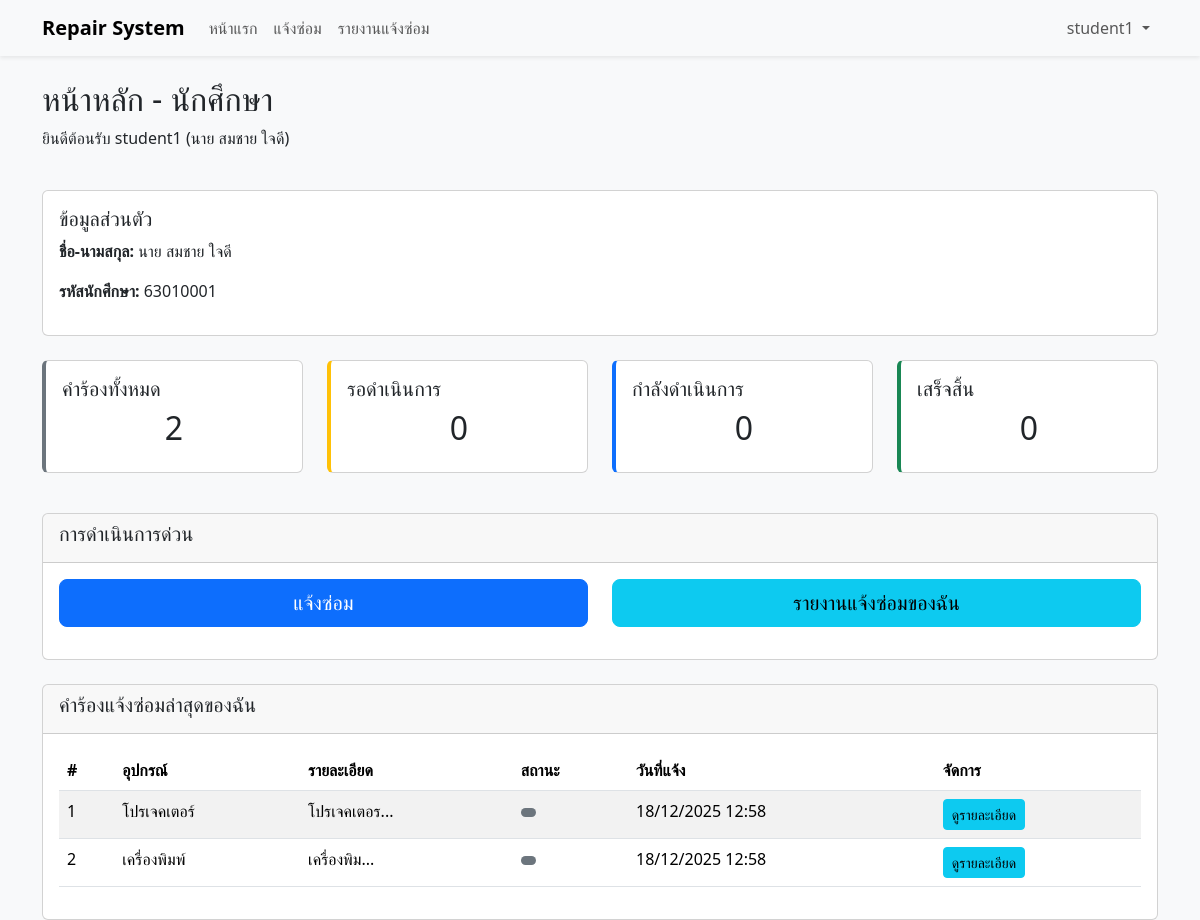
The app's page /frontend/student/index.php (signed in) with its own data.
### tables this page shows
CREATE TABLE student (
    id INT AUTO_INCREMENT PRIMARY KEY,
    title VARCHAR(10) NOT NULL,
    firstname VARCHAR(255) NOT NULL,
    lastname VARCHAR(255) NOT NULL,
    student_id VARCHAR(50) NOT NULL UNIQUE,
    auth_id INT NOT NULL,
    created_at TIMESTAMP DEFAULT CURRENT_TIMESTAMP,
    FOREIGN KEY (auth_id) REFERENCES auth(id) ON DELETE CASCADE
);

CREATE TABLE repair (
    id INT AUTO_INCREMENT PRIMARY KEY,
    student_id INT NOT NULL,
    equipment_id INT NOT NULL,
    details TEXT NOT NULL,
    image VARCHAR(255),
    status ENUM('รอซ่อม', 'กำลังซ้อม', 'เสร็จสิ้น') DEFAULT 'รอซ่อม',
    technical_id INT NULL,
    created_at TIMESTAMP DEFAULT CURRENT_TIMESTAMP,
    updated_at TIMESTAMP DEFAULT CURRENT_TIMESTAMP ON UPDATE CURRENT_TIMESTAMP,
    FOREIGN KEY (student_id) REFERENCES student(id) ON DELETE RESTRICT,
    FOREIGN KEY (equipment_id) REFERENCES equipment(id) ON DELETE RESTRICT,
    FOREIGN KEY (technical_id) REFERENCES technical(id) ON DELETE SET NULL
);

CREATE TABLE equipment (
    id INT AUTO_INCREMENT PRIMARY KEY,
    name VARCHAR(255) NOT NULL UNIQUE,
    created_at TIMESTAMP DEFAULT CURRENT_TIMESTAMP
);

### frontend/student/index.php (the view, shortened to what this page needs)
<?php
require_once('../../configs/connect.php');
$student_id = $_SESSION['auth_id'];
$student_stmt = $conn->prepare("SELECT * FROM student WHERE auth_id = :auth_id");
$student_stmt->execute([':auth_id' => $student_id]);
$student = $student_stmt->fetch(PDO::FETCH_ASSOC);
$stats = [];
$stmt = $conn->prepare("SELECT COUNT(*) as count FROM repair WHERE student_id = :student_id");
$stmt->execute([':student_id' => $student['id']]);
$stats['total_repairs'] = $stmt->fetch(PDO::FETCH_ASSOC)['count'];
$stmt = $conn->prepare("SELECT COUNT(*) as count FROM repair WHERE student_id = :student_id AND status = 'pending'");
$stmt->execute([':student_id' => $student['id']]);
$stats['pending_repairs'] = $stmt->fetch(PDO::FETCH_ASSOC)['count'];
$stmt = $conn->prepare("SELECT COUNT(*) as count FROM repair WHERE student_id = :student_id AND status = 'in_progress'");
$stmt->execute([':student_id' => $student['id']]);
$stats['in_progress_repairs'] = $stmt->fetch(PDO::FETCH_ASSOC)['count'];
$stmt = $conn->prepare("SELECT COUNT(*) as count FROM repair WHERE student_id = :student_id AND status = 'completed'");
$stmt->execute([':student_id' => $student['id']]);
$stats['completed_repairs'] = $stmt->fetch(PDO::FETCH_ASSOC)['count'];
?>
<!DOCTYPE html>
<html lang="th">
<head>
    <link href="https://cdn.jsdelivr.net/npm/bootstrap@5.3.2/dist/css/bootstrap.min.css" rel="stylesheet">
</head>
<body class="bg-light">
    <?php include_once('../../frontend/layouts/navbar.php'); ?>
    <div class="container mt-4">
        <div class="row mb-4">
            <div class="col-12">
                <h2>หน้าหลัก - นักศึกษา</h2>
                <p>ยินดีต้อนรับ <?= htmlspecialchars($_SESSION['username']) ?> (<?= htmlspecialchars($student['title'] . ' ' . $student['firstname'] . ' ' . $student['lastname']) ?>)</p>
            </div>
        </div>
        <div class="row mb-4">
            <div class="col-12">
                <div class="card">
                    <div class="card-body">
                        <h5>ข้อมูลส่วนตัว</h5>
                        <div class="row">
                            <div class="col-md-6">
                                <p><strong>ชื่อ-นามสกุล:</strong> <?= htmlspecialchars($student['title'] . ' ' . $student['firstname'] . ' ' . $student['lastname']) ?></p>
                                <p><strong>รหัสนักศึกษา:</strong> <?= htmlspecialchars($student['student_id']) ?></p>
                            </div>
                        </div>
                    </div>
                </div>
            </div>
        </div>
        <div class="row mb-4">
            <div class="col-md-3 mb-3">
                <div class="card dashboard-card card-total h-100">
                    <div class="card-body">
                        <h5 class="card-title">คำร้องทั้งหมด</h5>
                        <h2 class="text-center"><?= $stats['total_repairs'] ?></h2>
                    </div>
                </div>
            </div>
            <div class="col-md-3 mb-3">
                <div class="card dashboard-card card-pending h-100">
                    <div class="card-body">
                        <h5 class="card-title">รอดำเนินการ</h5>
                        <h2 class="text-center"><?= $stats['pending_repairs'] ?></h2>
                    </div>
                </div>
            </div>
            <div class="col-md-3 mb-3">
                <div class="card dashboard-card card-in-progress h-100">
                    <div class="card-body">
                        <h5 class="card-title">กำลังดำเนินการ</h5>
                        <h2 class="text-center"><?= $stats['in_progress_repairs'] ?></h2>
                    </div>
                </div>
            </div>
            <div class="col-md-3 mb-3">
                <div class="card dashboard-card card-completed h-100">
                    <div class="card-body">
                        <h5 class="card-title">เสร็จสิ้น</h5>
                        <h2 class="text-center"><?= $stats['completed_repairs'] ?></h2>
                    </div>
                </div>
            </div>
        </div>
        <div class="row">
            <div class="col-12">
                <div class="card">
                    <div class="card-header">
                        <h5>การดำเนินการด่วน</h5>
                    </div>
                    <div class="card-body">
                        <div class="row">
                            <div class="col-md-6 text-center mb-3">
                                <a href="create-repair.php" class="btn btn-primary btn-lg w-100">
                                    <i class="fas fa-tools"></i> แจ้งซ่อม
                                </a>
                            </div>
                            <div class="col-md-6 text-center mb-3">
                                <a href="my-repairs.php" class="btn btn-info btn-lg w-100">
                                    <i class="fas fa-list"></i> รายงานแจ้งซ่อมของฉัน
                                </a>
                            </div>
                        </div>
                    </div>
                </div>
            </div>
        </div>
        <div class="row mt-4">
            <div class="col-12">
                <div class="card">
                    <div class="card-header">
                        <h5>คำร้องแจ้งซ่อมล่าสุดของฉัน</h5>
                    </div>
                    <div class="card-body">
                        <div class="table-responsive">
                            <table class="table table-striped">
                                <thead>
                                    <tr>
                                        <th>#</th>
                                        <th>อุปกรณ์</th>
                                        <th>รายละเอียด</th>
                                        <th>สถานะ</th>
                                        <th>วันที่แจ้ง</th>
                                        <th>จัดการ</th>
                                    </tr>
                                </thead>
                                <tbody>
                                    <?php
                                    $stmt = $conn->prepare("
                                        SELECT r.*, e.name as equipment_name
                                        FROM repair r
                                        LEFT JOIN equipment e ON r.equipment_id = e.id
                                        WHERE r.student_id = :student_id
                                        ORDER BY r.created_at DESC
                                        LIMIT 5
                                    ");
                                    $stmt->execute([':student_id' => $student['id']]);
                                    $recent_repairs = $stmt->fetchAll();
                                    ?>
                                    <?php if (count($recent_repairs) > 0): ?>
                                        <?php foreach ($recent_repairs as $index => $repair): ?>
                                            <tr>
                                                <td><?= $repair['id'] ?></td>
                                                <td><?= htmlspecialchars($repair['equipment_name']) ?></td>
                                                <td><?= htmlspecialchars(substr($repair['details'], 0, 30)) ?>...</td>
                                                <td>
                                                    <span class="badge
                                                        <?php
                                                            switch($repair['status']) {
                                                                default: echo 'bg-secondary';
                                                            }
                                                        ?>
                                                    ">
                                                    </span>
                                                </td>
                                                <td><?= date('d/m/Y H:i', strtotime($repair['created_at'])) ?></td>
                                                <td>
                                                    <a href="view_repair.php?id=<?= $repair['id'] ?>"
                                                       class="btn btn-sm btn-info">ดูรายละเอียด</a>
                                                </td>
                                            </tr>
                                        <?php endforeach; ?>
                                    <?php else: ?>
                                        <tr>
                                            <td colspan="6" class="text-center">ไม่มีข้อมูลคำร้อง</td>
                                        </tr>
                                    <?php endif; ?>
                                </tbody>
                            </table>
                        </div>
                    </div>
                </div>
            </div>
        </div>
    </div>
</body>
</html>

### frontend/student/index.php (style rules this page uses)
.dashboard-card { border-left: 4px solid; transition: transform 0.2s; }
.card-total { border-left-color: #6c757d; }
.card-pending { border-left-color: #ffc107; }
.card-in-progress { border-left-color: #0d6efd; }
.card-completed { border-left-color: #198754; }

### records on screen
student: title+firstname+lastname "นาย สมชาย ใจดี", student "63010001"
repair: id "1", equipment.name "โปรเจคเตอร์", details "โปรเจคเตอร", created_at "18/12/2025 12:58"
repair: id "2", equipment.name "เครื่องพิมพ์", details "เครื่องพิม", created_at "18/12/2025 12:58"

### other values on screen
$_SESSION['username'] "student1"
$stats['total_repairs'] "2"
$stats['pending_repairs'] "0"
$stats['in_progress_repairs'] "0"
$stats['completed_repairs'] "0"
